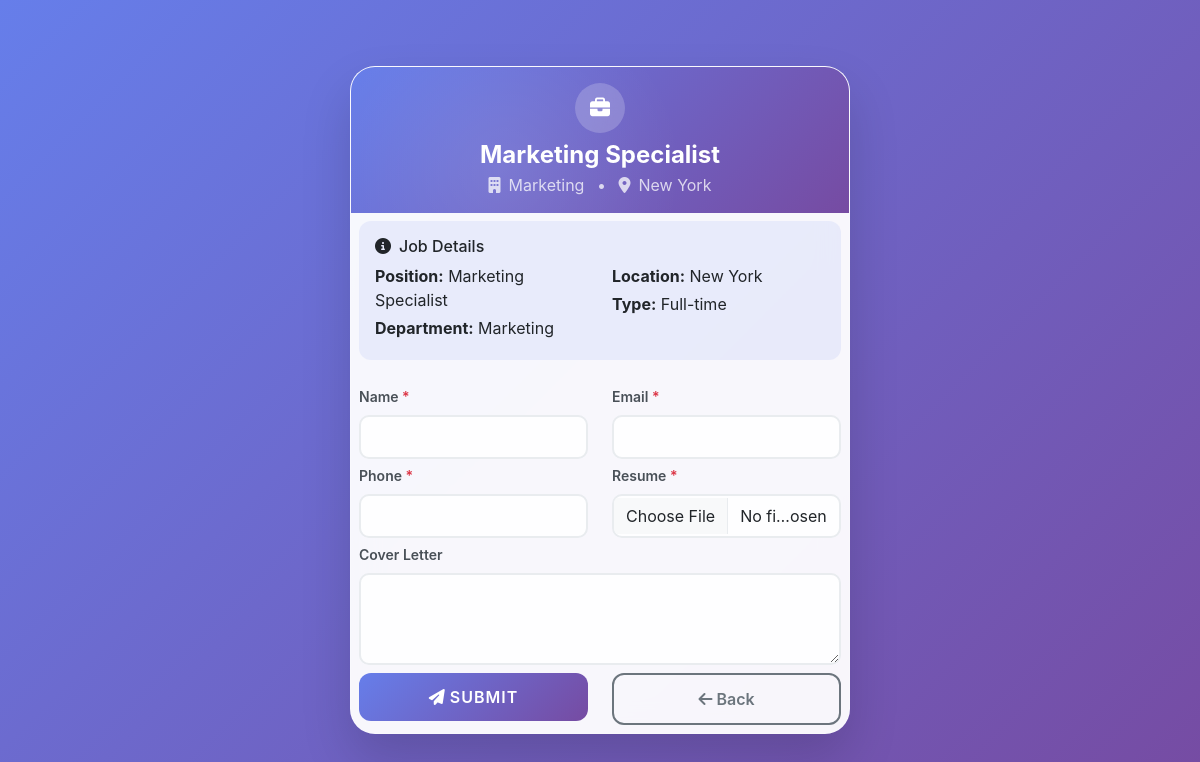
Screenshot of /jobs/11/apply/ with the database file from the repository.
### employees/models.py (models this page shows, shortened)
class JobVacancy(models.Model):
    STATUS_CHOICES = [
        ('open', 'Open'),
        ('closed', 'Closed'),
    ]
    title = models.CharField(max_length=200)
    department = models.ForeignKey(Department, on_delete=models.CASCADE)
    description = models.TextField()
    requirements = models.TextField()
    salary_range = models.CharField(max_length=100)
    location = models.CharField(max_length=100)
    employment_type = models.CharField(max_length=50, default='Full-time')
    status = models.CharField(max_length=20, choices=STATUS_CHOICES, default='open')
    posted_date = models.DateTimeField(auto_now_add=True)
    closing_date = models.DateField()
    created_by = models.ForeignKey(User, on_delete=models.CASCADE)

class Department(models.Model):
    name = models.CharField(max_length=100)
    description = models.TextField(blank=True)
    head = models.ForeignKey('Employee', on_delete=models.SET_NULL, null=True, blank=True, related_name='heading_department')
    created_at = models.DateTimeField(auto_now_add=True)
    def __str__(self):
        return self.name

### employees/views.py (the view)
# urls.py: path('jobs/<int:pk>/apply/', views.job_apply, name='job_apply'),
def job_apply(request, pk):
    vacancy = get_object_or_404(JobVacancy, pk=pk, status='open')
    if request.method == 'POST':
        form = JobApplicationForm(request.POST, request.FILES)
        if form.is_valid():
            application = form.save(commit=False)
            application.vacancy = vacancy
            application.save()
            messages.success(request, 'Application submitted successfully!')
            return redirect('home')
    else:
        form = JobApplicationForm()
    return render(request, 'job_apply.html', {'form': form, 'vacancy': vacancy})

### employees/forms.py
class JobApplicationForm(forms.ModelForm):
    class Meta:
        model = JobApplication
        fields = ['applicant_name', 'email', 'phone', 'resume', 'cover_letter']
        widgets = {
            'applicant_name': forms.TextInput(attrs={'class': 'form-control'}),
            'email': forms.EmailInput(attrs={'class': 'form-control'}),
            'phone': forms.TextInput(attrs={'class': 'form-control'}),
            'resume': forms.FileInput(attrs={'class': 'form-control'}),
            'cover_letter': forms.Textarea(attrs={'rows': 3, 'class': 'form-control'}),
        }

### employees/context_processors.py (called while the page is built, shortened)
def notifications(request):
    context = {
        'pending_count': 0,
        'leave_count': 0,
        'correction_count': 0,
        'password_reset_count': 0,
    }
    return context

### employees/templates/job_apply.html (shortened to what this page needs)
<!DOCTYPE html>
<html lang="en">
<head>
    <link href="https://cdn.jsdelivr.net/npm/bootstrap@5.3.0/dist/css/bootstrap.min.css" rel="stylesheet">
    <link rel="stylesheet" href="https://cdnjs.cloudflare.com/ajax/libs/font-awesome/6.4.0/css/all.min.css">
</head>
<body>
    <div class="apply-container">
            <div class="apply-header">
                <div class="job-icon">
                    <i class="fas fa-briefcase fa-lg"></i>
                </div>
                <h4 class="mb-1 fw-bold">{{ vacancy.title }}</h4>
                <p class="mb-0 opacity-75">
                    <i class="fas fa-building me-2"></i>{{ vacancy.department }}
                    <span class="mx-2">•</span>
                    <i class="fas fa-map-marker-alt me-2"></i>{{ vacancy.location }}
                </p>
            </div>
            <div class="p-2">
                <div class="job-details">
                    <h6 class="mb-2"><i class="fas fa-info-circle me-2"></i>Job Details</h6>
                    <div class="row">
                        <div class="col-6">
                            <p class="mb-1"><strong>Position:</strong> {{ vacancy.title }}</p>
                            <p class="mb-1"><strong>Department:</strong> {{ vacancy.department }}</p>
                        </div>
                        <div class="col-6">
                            <p class="mb-1"><strong>Location:</strong> {{ vacancy.location }}</p>
                            <p class="mb-1"><strong>Type:</strong> {{ vacancy.employment_type }}</p>
                        </div>
                    </div>
                </div>
                <form method="post" enctype="multipart/form-data">
                    <div class="row">
                        <div class="col-6 mb-1">
                            <label for="id_applicant_name" class="form-label required-field small">Name</label>
                            {{ form.applicant_name }}
                        </div>
                        <div class="col-6 mb-1">
                            <label for="id_email" class="form-label required-field small">Email</label>
                            {{ form.email }}
                        </div>
                        <div class="col-6 mb-1">
                            <label for="id_phone" class="form-label required-field small">Phone</label>
                            {{ form.phone }}
                        </div>
                        <div class="col-6 mb-1">
                            <label for="id_resume" class="form-label required-field small">Resume</label>
                            {{ form.resume }}
                        </div>
                    </div>
                    <div class="mb-2">
                        <label for="id_cover_letter" class="form-label small">Cover Letter</label>
                        {{ form.cover_letter }}
                    </div>
                    <div class="row">
                        <div class="col-6">
                            <button type="submit" class="btn btn-primary btn-submit w-100">
                                <i class="fas fa-paper-plane me-1"></i>Submit
                            </button>
                        </div>
                        <div class="col-6">
                            <a href="{% url 'job_list' %}" class="btn btn-secondary w-100">
                                <i class="fas fa-arrow-left me-1"></i>Back
                            </a>
                        </div>
                    </div>
                </form>
            </div>
    </div>
</body>
</html>

### employees/templates/job_apply.html (style rules this page uses)
body { font-family: 'Inter', -apple-system, BlinkMacSystemFont, sans-serif; background: linear-gradient(135deg, #667eea 0%, #764ba2 100%); min-height: 100vh; display: flex; align-items: center; justify-content: center; padding: 20px; }
.apply-container { backdrop-filter: blur(15px); background: rgba(255, 255, 255, 0.95); border-radius: 25px; box-shadow: 0 25px 50px rgba(0,0,0,0.15); border: 1px solid rgba(255,255,255,0.2); overflow: hidden; max-width: 500px; margin: 0 auto; }
.apply-header { background: linear-gradient(135deg, #667eea 0%, #764ba2 100%); color: white; padding: 1rem; text-align: center; position: relative; }
.apply-header::before { content: ''; position: absolute; top: 0; left: 0; right: 0; bottom: 0; background: radial-gradient(circle at 30% 70%, rgba(255, 255, 255, 0.1) 0%, transparent 50%); }
.job-icon { background: rgba(255, 255, 255, 0.2); border-radius: 50%; width: 50px; height: 50px; display: flex; align-items: center; justify-content: center; margin: 0 auto 0.5rem; backdrop-filter: blur(10px); }
.form-control, .form-select { border-radius: 10px; border: 2px solid #e9ecef; padding: 8px 12px; transition: all 0.3s ease; background: rgba(255, 255, 255, 0.9); }
.btn-submit { background: linear-gradient(135deg, #667eea 0%, #764ba2 100%); border: none; border-radius: 12px; padding: 12px 30px; font-weight: 600; transition: all 0.3s ease; text-transform: uppercase; letter-spacing: 1px; }
.btn-secondary { border-radius: 12px; padding: 12px 30px; font-weight: 600; border: 2px solid #6c757d; background: transparent; color: #6c757d; transition: all 0.3s ease; }
.job-details { background: rgba(102, 126, 234, 0.1); border-radius: 12px; padding: 1rem; margin-bottom: 1.5rem; }
.form-label { font-weight: 600; color: #495057; margin-bottom: 0.5rem; }
.required-field::after { content: ' *'; color: #dc3545; }

### rows the page displays
JobVacancy: title "Marketing Specialist", department "Marketing", location "New York", employment_type "Full-time"
